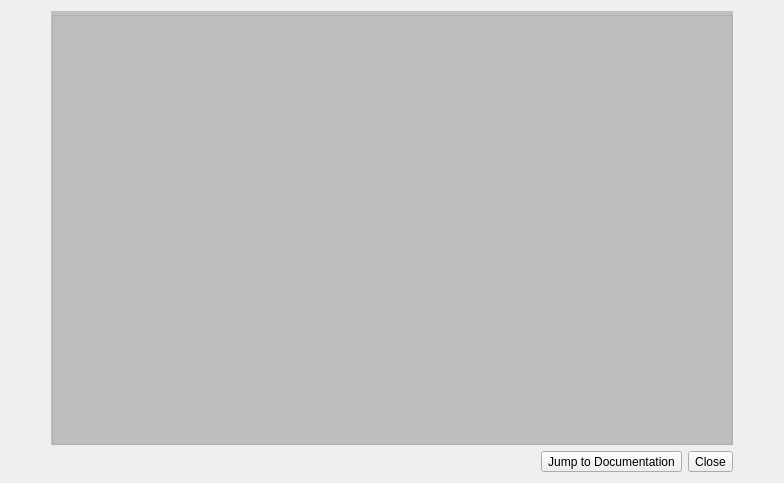
<?xml version="1.0" encoding="UTF-8"?>
<ui version="4.0">
 <class>Dialog</class>
 <widget class="QWidget" name="Dialog">
  <property name="geometry">
   <rect>
    <x>0</x>
    <y>0</y>
    <width>784</width>
    <height>483</height>
   </rect>
  </property>
  <property name="windowTitle">
   <string>Form</string>
  </property>
  <property name="styleSheet">
   <string notr="true">#Dialog {
background-image: url(:/tk_framework_shotgunutils.help_screen/bg.png); 
}

</string>
  </property>
  <layout class="QHBoxLayout" name="horizontalLayout_2">
   <item>
    <widget class="QToolButton" name="left_arrow">
     <property name="minimumSize">
      <size>
       <width>34</width>
       <height>34</height>
      </size>
     </property>
     <property name="focusPolicy">
      <enum>Qt::ClickFocus</enum>
     </property>
     <property name="toolTip">
      <string>Scroll to the previous slide</string>
     </property>
     <property name="styleSheet">
      <string notr="true">QToolButton{
width: 12px;
height: 20px;
background-image: url(:/tk_framework_shotgunutils.help_screen/left_arrow.png);
border: none;
background-color: none;
}


QToolButton:hover{
background-image: url(:/tk_framework_shotgunutils.help_screen/left_arrow_hover.png);
}

QToolButton:Pressed {
background-image: url(:/tk_framework_shotgunutils.help_screen/left_arrow_pressed.png);
}
</string>
     </property>
     <property name="text">
      <string/>
     </property>
     <property name="autoRaise">
      <bool>true</bool>
     </property>
    </widget>
   </item>
   <item>
    <layout class="QVBoxLayout" name="verticalLayout_2">
     <item>
      <widget class="QGroupBox" name="groupBox">
       <property name="styleSheet">
        <string notr="true">#groupBox {
background-color: rgba(0,0,0,50);

}</string>
       </property>
       <property name="title">
        <string/>
       </property>
       <layout class="QVBoxLayout" name="verticalLayout">
        <property name="margin">
         <number>2</number>
        </property>
        <item>
         <widget class="QStackedWidget" name="stackedWidget">
          <property name="currentIndex">
           <number>-1</number>
          </property>
         </widget>
        </item>
       </layout>
      </widget>
     </item>
     <item>
      <layout class="QHBoxLayout" name="horizontalLayout">
       <item>
        <spacer name="horizontalSpacer">
         <property name="orientation">
          <enum>Qt::Horizontal</enum>
         </property>
         <property name="sizeHint" stdset="0">
          <size>
           <width>248</width>
           <height>20</height>
          </size>
         </property>
        </spacer>
       </item>
       <item>
        <widget class="QToolButton" name="view_documentation">
         <property name="text">
          <string>Jump to Documentation</string>
         </property>
        </widget>
       </item>
       <item>
        <widget class="QToolButton" name="close">
         <property name="text">
          <string>Close</string>
         </property>
        </widget>
       </item>
      </layout>
     </item>
    </layout>
   </item>
   <item>
    <widget class="QToolButton" name="right_arrow">
     <property name="minimumSize">
      <size>
       <width>34</width>
       <height>34</height>
      </size>
     </property>
     <property name="focusPolicy">
      <enum>Qt::ClickFocus</enum>
     </property>
     <property name="toolTip">
      <string>Scroll to the next slide</string>
     </property>
     <property name="styleSheet">
      <string notr="true">QToolButton{
width: 12px;
height: 20px;
background-image: url(:/tk_framework_shotgunutils.help_screen/right_arrow.png);
border: none;
background-color: none;
}


QToolButton:hover{
background-image: url(:/tk_framework_shotgunutils.help_screen/right_arrow_hover.png);
}

QToolButton:Pressed {
background-image: url(:/tk_framework_shotgunutils.help_screen/right_arrow_pressed.png);
}
</string>
     </property>
     <property name="text">
      <string/>
     </property>
     <property name="autoRaise">
      <bool>true</bool>
     </property>
    </widget>
   </item>
  </layout>
 </widget>
 <resources>
  <include location="resources.qrc"/>
 </resources>
 <connections/>
</ui>
